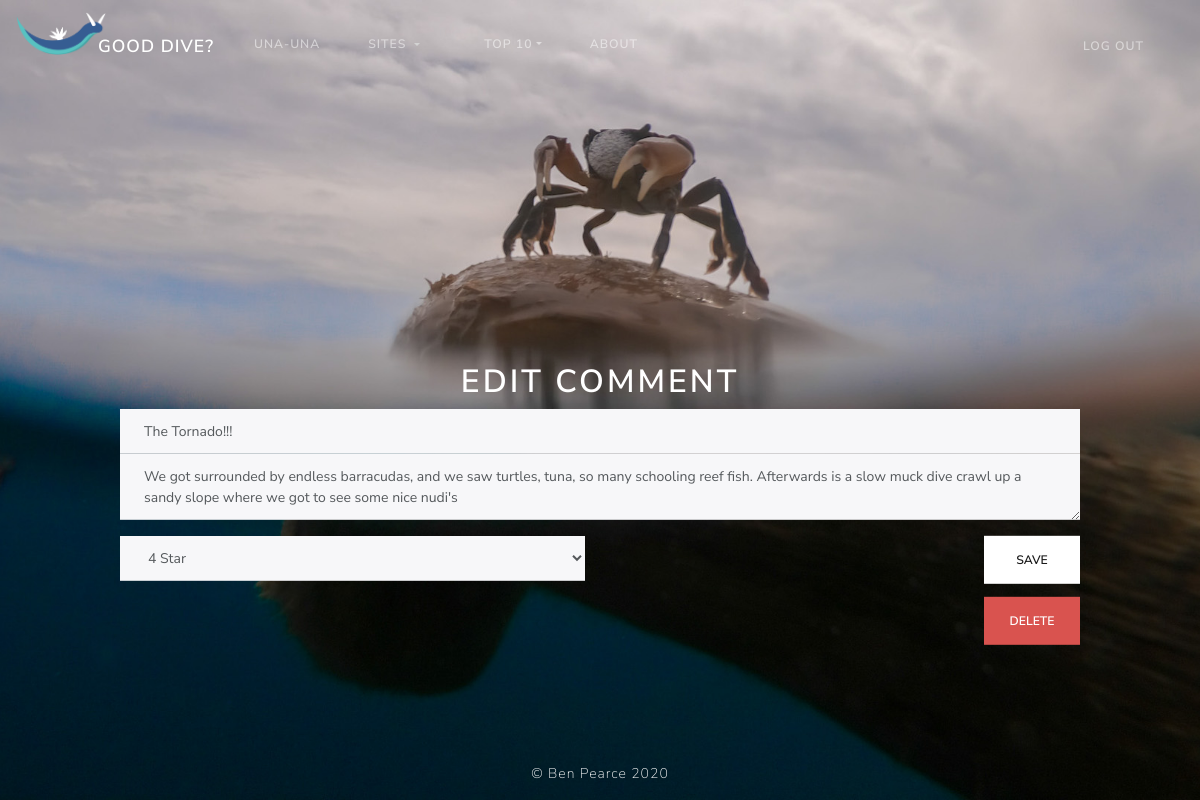
Screenshot of /comments/2/edit (signed in) with the database file from the repository.
### tables this page shows
CREATE TABLE 'comments' ('id' INTEGER PRIMARY KEY AUTOINCREMENT NOT NULL, 'user_id' INTEGER NOT NULL, 'site_id' INTEGER NOT NULL,'title' TEXT NOT NULL,'comment' TEXT NOT NULL,'rating' INTEGER NOT NULL, 'created' TIMESTAMP NOT NULL DEFAULT CURRENT_TIMESTAMP, FOREIGN KEY (user_id) REFERENCES "users"(id), FOREIGN KEY (site_id) REFERENCES "sites"(id) );

### comments.py (the view, shortened to what this page needs)
@comments.route('/<int:id>/edit', methods=['GET', 'POST'])
@login_required
def edit(id):
    old_comment = comment_grab(id)
    check = comments_error_check(old_comment)
    if check['error'] is None:
        return render_template('/comments/edit.html', comment=old_comment)
    return render_template('/app/apology.html', error=old_comment['error'], code=old_comment['code'], dropdown=sites_all(), top_sites=top_sites())

### application.py (called while the page is built)
@app.after_request
def after_request(response):
    response.headers['Cache-Control'] = 'no-cache, no-store, must-revalidate'
    response.headers['Expires'] = 0
    response.headers['Pragma'] = 'no-cache'
    return response

### functions.py (called while the page is built)
def login_required(f):
    @wraps(f)
    def decorated_function(*args, **kwargs):
        if session.get("user_id") is None:
            return redirect("/login")
        return f(*args, **kwargs)
    return decorated_function

def comment_grab(id):
    comment = db.execute('SELECT * FROM comments WHERE id = :c',
                        c=id)
    return comment

def comments_error_check(comment):
    error = None
    code = None
    if not comment:
        error = 'Post not found'
        code = 404
    elif session['user_id'] != int(comment[0]['user_id']):
        error = 'You don\'t have permission to access this post'
        code = 403
    return {
        'error': error,
        'code': code
    }

### templates/comments/edit.html (shortened to what this page needs)
{% extends 'layout.html' %}
{% block main %}
    <div class="edit-img background-img">
        <div class="edit">
            <div class="border-0">
                <h1 class="text-white text-center">
                    Edit comment
                </h1>
                <form method="post">
                    <div class="form-group">
                        <input class="form-control" autocomplete="off" name="title" id="title" value="{{ request.form['title'] or comment[0]['title'] }}" required>
                        <textarea class="form-control" autofocus autocomplete="off" name="comment" id="comment" required>{{ request.form['comment'] or comment[0]['comment'] }}</textarea>
                    </div>
                    <div class="row justify-content-between">
                        <div class="col">
                            <div class="form-group">
                                {% if comment[0]['rating'] == 1 %}
                                    <select class="form-control" required name="rating" id="rating">
                                        <option value="1" selected>1 Star</option>
                                        <option value="2">2 Star</option>
                                        <option value="3">3 Star</option>
                                        <option value="4">4 Star</option>
                                        <option value="5">5 Star</option>
                                    </select>
                                {% elif comment[0]['rating'] == 4 %}
                                    <select class="form-control" required name="rating" id="rating">
                                        <option value="4" selected>4 Star</option>
                                    </select>
                                {% endif %}
                            </div>
                        </div>
                        <div class="text-right col">
                            <button type="submit" class="btn btn-secondary edit-buttons">Save</button>
                        </div>
                    </div>
                </form>
                <div>
                    <form action="{{ url_for('comments.delete', id=comment[0]['id']) }}" method="post">
                        <button type="submit" class="btn btn-danger edit-buttons" style="float: right" onclick="return confirm("Are you sure?");">Delete</button>
                    </form>
                </div>
            </div>
        </div>
    </div>
{% endblock %}
{% block footer %}
    <div class="footer text-white">
        <p>&copy; Ben Pearce 2020</p>
    </div>
{% endblock %}

### static/css/styles.css (style rules this page uses)
.background-img { height: 100vh; width: 100vw; background-repeat: no-repeat; background-size: cover; position: relative; background-color: #1a1a1a; }
.footer { position: absolute; bottom: 0%; left: 50%; transform: translate(-50%, 0%); }
.site-layout-wrapper { background-color: #1a1a1a; }
.edit-img { background-image: url("/static/images/background/edit.jpg"); background-position: top; }
.edit { max-width: 80%; left: 50%; top: 60%; transform: translate(-50%, -50%); position: relative; }
.edit-buttons { width: 6rem; }

### rows the page displays
comments: title "The Tornado!!!", comment "We got surrounded by endless barracudas, and we saw turtles, tuna, so many schooling reef fish. Afterwards is a slow muck dive crawl up a sandy slope where we got to see some nice nudi's"
